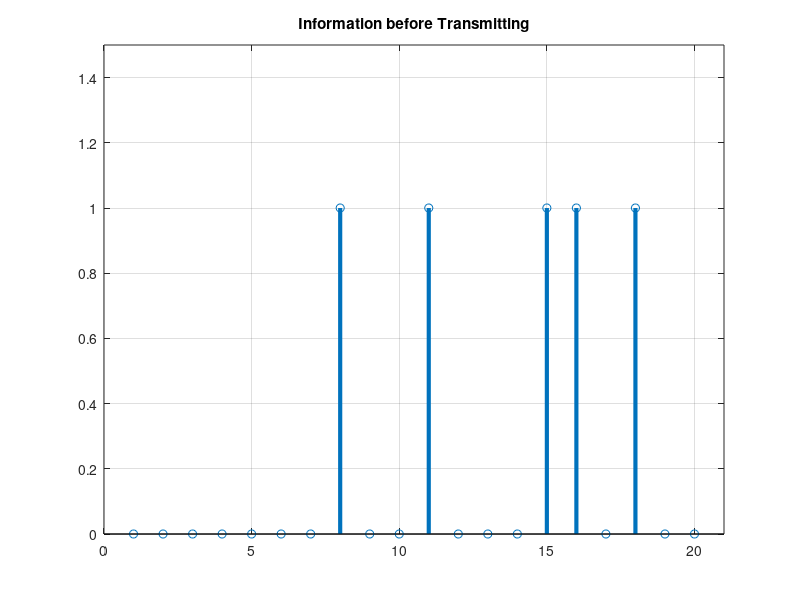
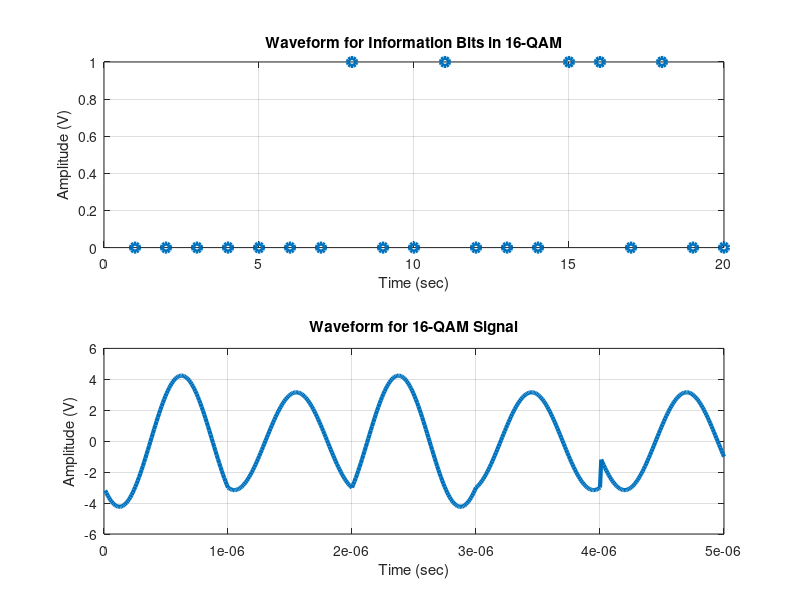
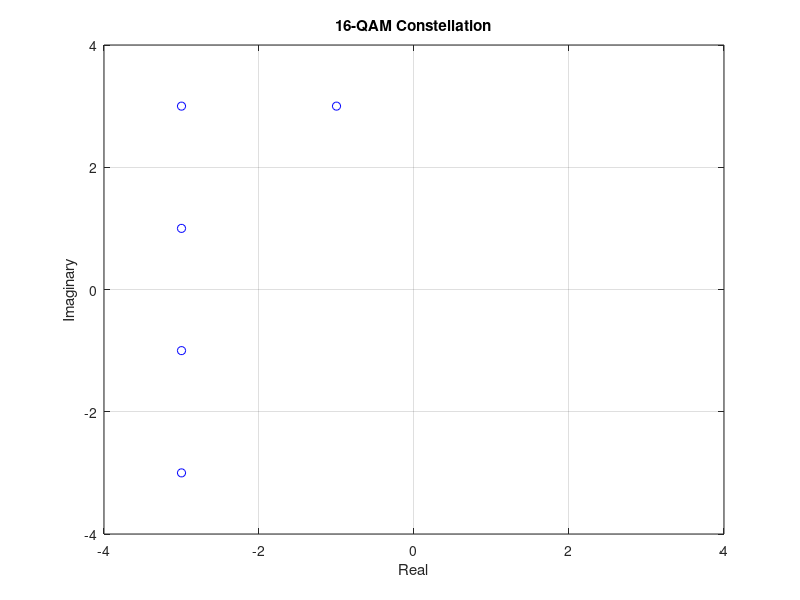

Write the MATLAB code that produced these figures, in order.
clc;
clear all;
close all;
data=[0 0 0 0 0 0 0 1 0 0 1 0 0 0 1 1 0 1 0 0]; % information (20 bits)

% Reshape the data into groups of 4 bits for 16-QAM
data_reshaped = reshape(data, 4, [])';

% Define bit-to-symbol mapping for 16-QAM
bit2symbol = [
    -3+3j, -3+1j, -3-3j, -3-1j; % First quadrant
    -1+3j, -1+1j, -1-3j, -1-1j; % Second quadrant
     1+3j,  1+1j,  1-3j,  1-1j; % Third quadrant
     3+3j,  3+1j,  3-3j,  3-1j  % Fourth quadrant
];

% Map bits to symbols (16-QAM)
qam_symbols = zeros(1, length(data_reshaped));
for i = 1:length(data_reshaped)
    bits = data_reshaped(i, :);
    % Convert bits to decimal and use it as an index for the constellation
    row = bi2de(bits(1:2), 'left-msb') + 1; % First 2 bits for row selection
    col = bi2de(bits(3:4), 'left-msb') + 1; % Last 2 bits for column selection
    qam_symbols(i) = bit2symbol(row, col);
end

% Generate time vector
br = 10^6; % Transmission bit rate 1 Mbps
f = br; % Minimum carrier frequency
T = 1/br; % Bit duration
t = T/99:T/99:T; % Time vector for one bit information
y_in = [];

% QAM signal generation
for i = 1:length(qam_symbols)
    y2 = real(qam_symbols(i)) * cos(2*pi*f*t) - imag(qam_symbols(i)) * sin(2*pi*f*t);
    y_in = [y_in y2]; % Append to signal
end

tt = T/99:T/99:(T*length(qam_symbols)); % Time vector for the entire signal

% Plot the results
figure(1)
stem(data, 'linewidth', 3), grid on;
title('Information before Transmitting');
axis([0 length(data)+1 0 1.5]);

figure(2)
subplot(2,1,1);
plot(1:1:length(data), data, 'o', 'linewidth', 3), grid on;
title('Waveform for Information Bits in 16-QAM');
xlabel('Time (sec)');
ylabel('Amplitude (V)');

subplot(2,1,2);
plot(tt, y_in, 'linewidth', 3), grid on;
title('Waveform for 16-QAM Signal');
xlabel('Time (sec)');
ylabel('Amplitude (V)');

figure(3);
plot(real(qam_symbols), imag(qam_symbols), 'o', 'Color', 'b'); % Plot constellation without noise
axis([-4 4 -4 4]);
grid on;
xlabel('Real');
ylabel('Imaginary');
title('16-QAM Constellation');
